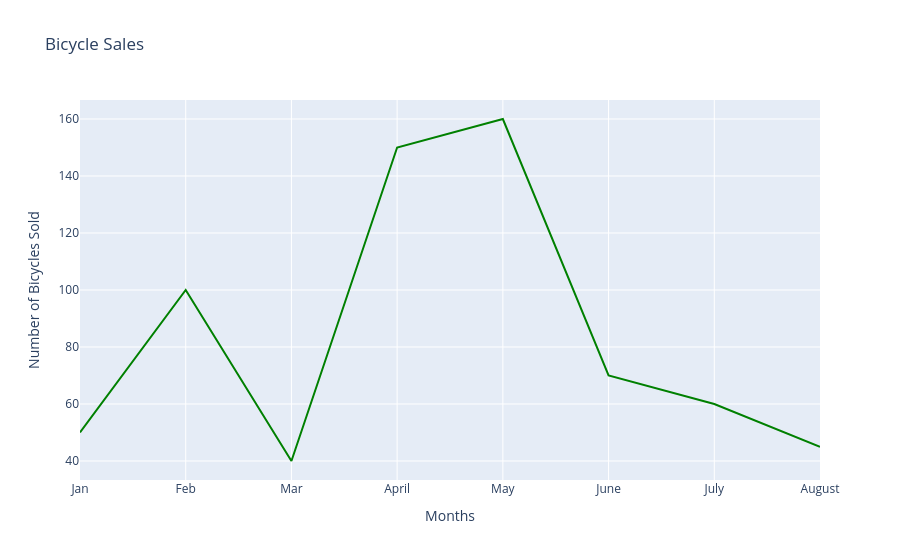

The notebook cell this image was saved under:
### Code cell
## Here we update these values under function attributes such as title,xaxis_title and yaxis_title
fig.update_layout(title='Bicycle Sales', xaxis_title='Months', yaxis_title='Number of Bicycles Sold')
# Display the figure
fig.show()

### Figure 1 — Plotly figure (JSON) as saved in the notebook; plotly's stock layout.template omitted (floating-point values rounded to 4 significant figures)
{"data": [{"line": {"color": "green"}, "mode": "lines", "type": "scatter", "x": ["Jan", "Feb", "Mar", "April", "May", "June", "July", "August"], "y": [50, 100, 40, 150, 160, 70, 60, 45]}], "layout": {"title": {"text": "Bicycle Sales"}, "xaxis": {"title": {"text": "Months"}}, "yaxis": {"title": {"text": "Number of Bicycles Sold"}}}}
